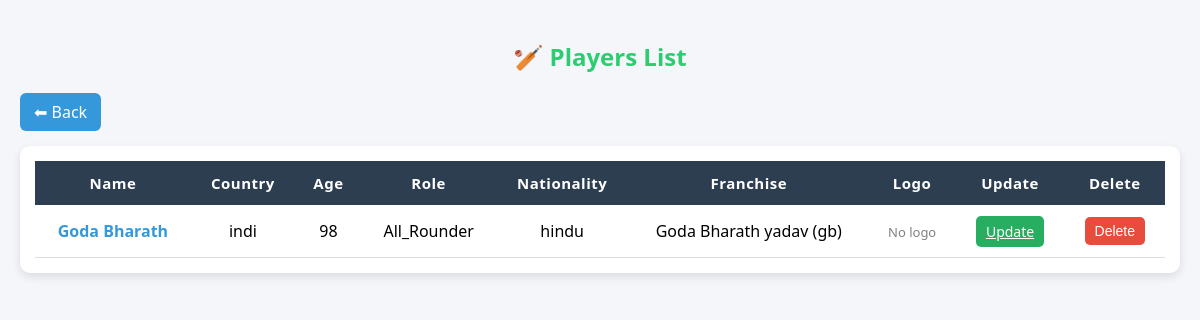
Page /zepto/playerslist/ on the earlier database version.
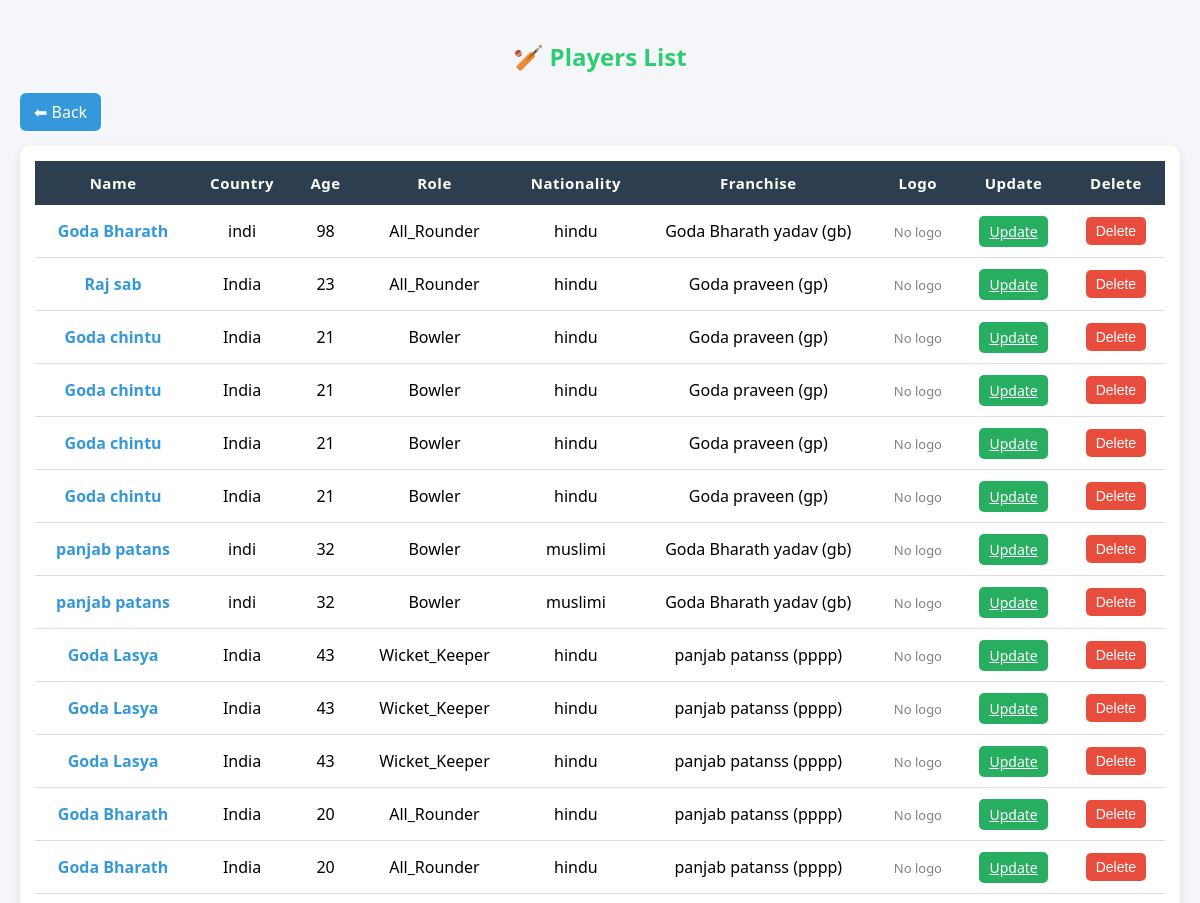
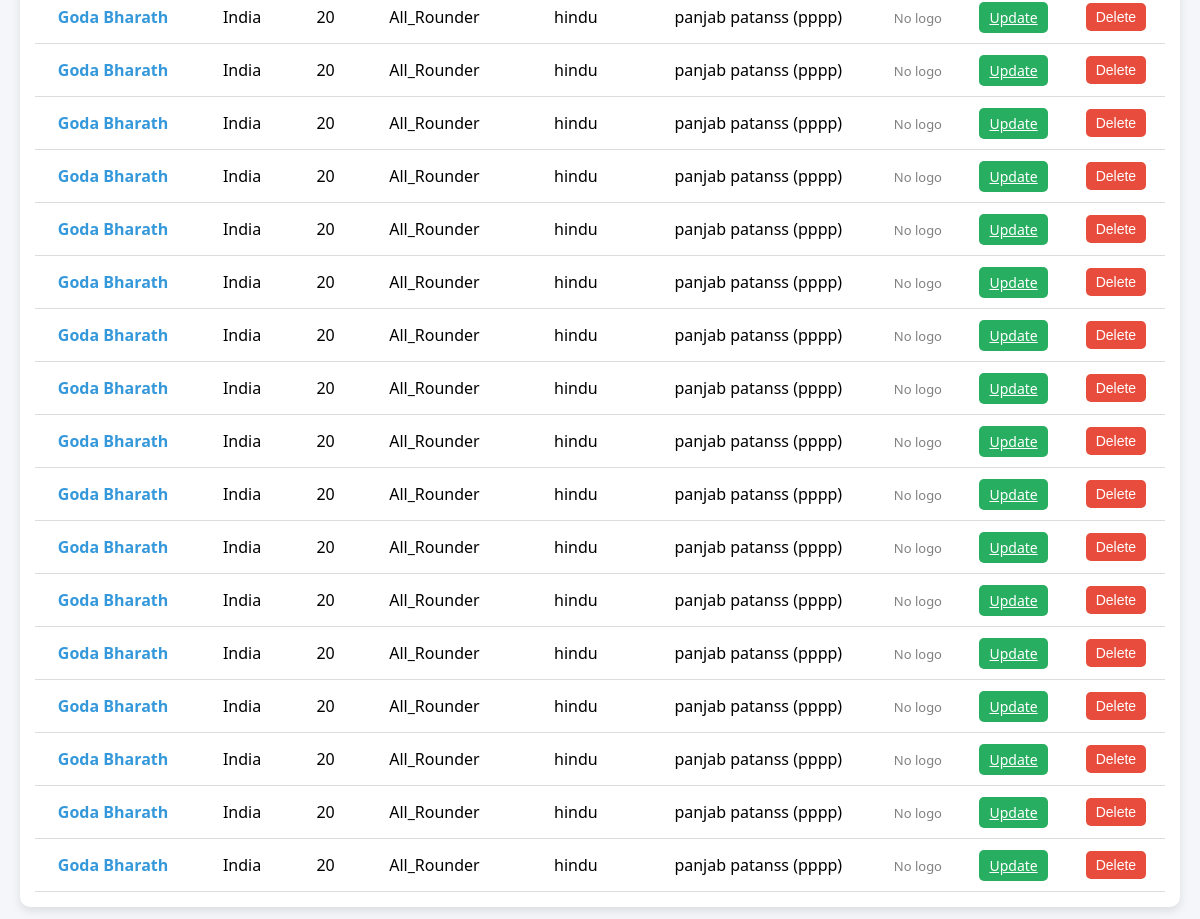
Same page on the later database version (2 pictures, top to bottom).
### zepto/models.py (models this page shows, shortened)
class players(models.Model):
    ROLE_CHOICES = [
        ("Batsman", "Batsman"),
        ("Bowler", "Bowler"),
        ("All_Rounder", "All_Rounder"),
        ("Wicket_Keeper", "Wicket Keeper"),
    ]
    name = models.CharField(max_length=100)
    country = models.CharField(max_length=100)
    age = models.PositiveIntegerField()
    role = models.CharField(max_length=40, choices=ROLE_CHOICES)
    nationality = models.CharField(max_length=60)
    franchise = models.ForeignKey(franchise, on_delete=models.CASCADE)

class franchise(models.Model):
    name = models.CharField(max_length=100)
    short_name = models.CharField(max_length=40)
    founded_year = models.IntegerField()
    logo_url = models.ImageField(upload_to="franchise_logos/", blank=True, null=True)
    city = models.CharField(max_length=80)
    state = models.CharField(max_length=80)
    country = models.CharField(max_length=80)
    class Meta:
        db_table = "franchise"
    def __str__(self):
        return f"{self.name} ({self.short_name})"

### zepto/views.py (the view)
# urls.py: path("playerslist/",views.player_list, name="players_lists"),
def player_list(request):
    playerss = players.objects.all()
    return render (request,"players_list.html",{"players":playerss})

### zepto/templates/players_list.html (shortened to what this page needs)
<!DOCTYPE html>
<html lang="en">
<head>
</head>
<body>
<h2>🏏 Players List</h2>
<a href="{% url 'franchise_lists' %}" class="back-link">⬅ Back</a>
<div class="table-container">
<table>
    <thead>
        <tr>
            <th>Name</th>
            <th>Country</th>
            <th>Age</th>
            <th>Role</th>
            <th>Nationality</th>
            <th>Franchise</th>
            <th>Logo</th>
            <th>Update</th>
            <th>Delete</th>
        </tr>
    </thead>
    <tbody>
        {% for k in players %}
        <tr>
            <td>
                <a href="{% url 'franchise_data' k.id %}" class="player-link">
                    {{ k.name }}
                </a>
            </td>
            <td>{{ k.country }}</td>
            <td>{{ k.age }}</td>
            <td>{{ k.role }}</td>
            <td>{{ k.nationality }}</td>
            <td>{{ k.franchise }}</td>
            <td>
                {% if k.logo_url %}
                    <img src="{{ k.logo_url.url }}" alt="logo" height="45">
                {% else %}
                    <span class="no-logo">No logo</span>
                {% endif %}
            </td>
            <td>
                <a href="{% url 'update_players' k.id %}" class="btn btn-update">
                    Update
                </a>
            </td>
            <td>
                <form method="POST" action="{% url 'delete_players' k.id %}">
                    <button type="submit" class="btn btn-delete"
                        onclick="return confirm('⚠️ Are you sure you want to delete this player?')">
                        Delete
                    </button>
                </form>
            </td>
        </tr>
        {% endfor %}
    </tbody>
</table>
</div>
</body>
</html>

Differences in the rows shown:
added players: name "Raj sab", country "India", age "23", role "All_Rounder", nationality "hindu", franchise "Goda praveen (gp)"
added players: name "Goda chintu", country "India", age "21", role "Bowler", nationality "hindu", franchise "Goda praveen (gp)"
added players: name "Goda chintu", country "India", age "21", role "Bowler", nationality "hindu", franchise "Goda praveen (gp)"
added players: name "Goda chintu", country "India", age "21", role "Bowler", nationality "hindu", franchise "Goda praveen (gp)"
added players: name "Goda chintu", country "India", age "21", role "Bowler", nationality "hindu", franchise "Goda praveen (gp)"
added players: name "panjab patans", country "indi", age "32", role "Bowler", nationality "muslimi", franchise "Goda Bharath yadav (gb)"
added players: name "panjab patans", country "indi", age "32", role "Bowler", nationality "muslimi", franchise "Goda Bharath yadav (gb)"
added players: name "Goda Lasya", country "India", age "43", role "Wicket_Keeper", nationality "hindu", franchise "panjab patanss (pppp)"
added players: name "Goda Lasya", country "India", age "43", role "Wicket_Keeper", nationality "hindu", franchise "panjab patanss (pppp)"
added players: name "Goda Lasya", country "India", age "43", role "Wicket_Keeper", nationality "hindu", franchise "panjab patanss (pppp)"
added players: name "Goda Bharath", country "India", age "20", role "All_Rounder", nationality "hindu", franchise "panjab patanss (pppp)"
added players: name "Goda Bharath", country "India", age "20", role "All_Rounder", nationality "hindu", franchise "panjab patanss (pppp)"
added players: name "Goda Bharath", country "India", age "20", role "All_Rounder", nationality "hindu", franchise "panjab patanss (pppp)"
added players: name "Goda Bharath", country "India", age "20", role "All_Rounder", nationality "hindu", franchise "panjab patanss (pppp)"
added players: name "Goda Bharath", country "India", age "20", role "All_Rounder", nationality "hindu", franchise "panjab patanss (pppp)"
added players: name "Goda Bharath", country "India", age "20", role "All_Rounder", nationality "hindu", franchise "panjab patanss (pppp)"
added players: name "Goda Bharath", country "India", age "20", role "All_Rounder", nationality "hindu", franchise "panjab patanss (pppp)"
added players: name "Goda Bharath", country "India", age "20", role "All_Rounder", nationality "hindu", franchise "panjab patanss (pppp)"
added players: name "Goda Bharath", country "India", age "20", role "All_Rounder", nationality "hindu", franchise "panjab patanss (pppp)"
added players: name "Goda Bharath", country "India", age "20", role "All_Rounder", nationality "hindu", franchise "panjab patanss (pppp)"
added players: name "Goda Bharath", country "India", age "20", role "All_Rounder", nationality "hindu", franchise "panjab patanss (pppp)"
added players: name "Goda Bharath", country "India", age "20", role "All_Rounder", nationality "hindu", franchise "panjab patanss (pppp)"
added players: name "Goda Bharath", country "India", age "20", role "All_Rounder", nationality "hindu", franchise "panjab patanss (pppp)"
added players: name "Goda Bharath", country "India", age "20", role "All_Rounder", nationality "hindu", franchise "panjab patanss (pppp)"
added players: name "Goda Bharath", country "India", age "20", role "All_Rounder", nationality "hindu", franchise "panjab patanss (pppp)"
added players: name "Goda Bharath", country "India", age "20", role "All_Rounder", nationality "hindu", franchise "panjab patanss (pppp)"
added players: name "Goda Bharath", country "India", age "20", role "All_Rounder", nationality "hindu", franchise "panjab patanss (pppp)"
added players: name "Goda Bharath", country "India", age "20", role "All_Rounder", nationality "hindu", franchise "panjab patanss (pppp)"
added players: name "Goda Bharath", country "India", age "20", role "All_Rounder", nationality "hindu", franchise "panjab patanss (pppp)"
